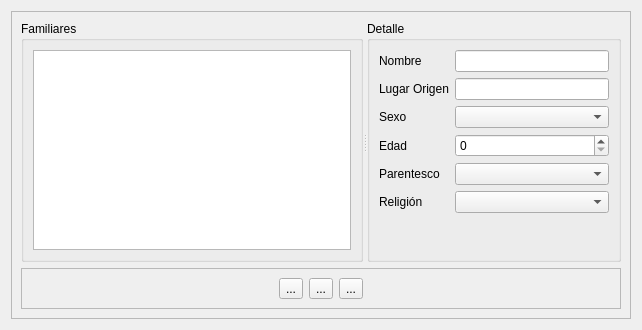
<?xml version="1.0" encoding="UTF-8"?>
<ui version="4.0">
 <class>WzrdPgDatosIntegrantes</class>
 <widget class="QWizardPage" name="WzrdPgDatosIntegrantes">
  <property name="geometry">
   <rect>
    <x>0</x>
    <y>0</y>
    <width>642</width>
    <height>330</height>
   </rect>
  </property>
  <property name="windowTitle">
   <string>WizardPage</string>
  </property>
  <property name="title">
   <string>Datos de Familiares</string>
  </property>
  <layout class="QHBoxLayout" name="horizontalLayout">
   <item>
    <widget class="QFrame" name="frame">
     <property name="frameShape">
      <enum>QFrame::StyledPanel</enum>
     </property>
     <property name="frameShadow">
      <enum>QFrame::Raised</enum>
     </property>
     <layout class="QVBoxLayout" name="verticalLayout">
      <item>
       <widget class="QSplitter" name="splitter">
        <property name="orientation">
         <enum>Qt::Horizontal</enum>
        </property>
        <widget class="QGroupBox" name="groupBox">
         <property name="title">
          <string>Familiares</string>
         </property>
         <layout class="QHBoxLayout" name="horizontalLayout_2">
          <item>
           <widget class="QTableView" name="tblVwFamiliares"/>
          </item>
         </layout>
        </widget>
        <widget class="QGroupBox" name="grpBxDetalle">
         <property name="title">
          <string>Detalle</string>
         </property>
         <layout class="QFormLayout" name="formLayout">
          <item row="0" column="0">
           <widget class="QLabel" name="lblNombre">
            <property name="text">
             <string>Nombre</string>
            </property>
           </widget>
          </item>
          <item row="0" column="1">
           <widget class="QLineEdit" name="lnEdtNombre"/>
          </item>
          <item row="1" column="0">
           <widget class="QLabel" name="lblLugarOrigen">
            <property name="text">
             <string>Lugar Origen</string>
            </property>
           </widget>
          </item>
          <item row="1" column="1">
           <widget class="QLineEdit" name="lnEdtLugarOrigen"/>
          </item>
          <item row="2" column="0">
           <widget class="QLabel" name="lblSexo">
            <property name="text">
             <string>Sexo</string>
            </property>
           </widget>
          </item>
          <item row="2" column="1">
           <widget class="QComboBox" name="cmbBxSexo"/>
          </item>
          <item row="3" column="0">
           <widget class="QLabel" name="lblEdad">
            <property name="text">
             <string>Edad</string>
            </property>
           </widget>
          </item>
          <item row="3" column="1">
           <widget class="QSpinBox" name="spnBxEdad"/>
          </item>
          <item row="4" column="0">
           <widget class="QLabel" name="lblParentesco">
            <property name="text">
             <string>Parentesco</string>
            </property>
           </widget>
          </item>
          <item row="4" column="1">
           <widget class="QComboBox" name="cmbBxParentesco"/>
          </item>
          <item row="5" column="0">
           <widget class="QLabel" name="lblReligion">
            <property name="text">
             <string>Religión</string>
            </property>
           </widget>
          </item>
          <item row="5" column="1">
           <widget class="QComboBox" name="cmbBxReligion"/>
          </item>
         </layout>
        </widget>
       </widget>
      </item>
      <item>
       <widget class="QFrame" name="frame_2">
        <property name="sizePolicy">
         <sizepolicy hsizetype="Minimum" vsizetype="Maximum">
          <horstretch>0</horstretch>
          <verstretch>0</verstretch>
         </sizepolicy>
        </property>
        <property name="frameShape">
         <enum>QFrame::StyledPanel</enum>
        </property>
        <property name="frameShadow">
         <enum>QFrame::Raised</enum>
        </property>
        <layout class="QHBoxLayout" name="horizontalLayout_3">
         <item>
          <spacer name="horizontalSpacer">
           <property name="orientation">
            <enum>Qt::Horizontal</enum>
           </property>
           <property name="sizeHint" stdset="0">
            <size>
             <width>40</width>
             <height>20</height>
            </size>
           </property>
          </spacer>
         </item>
         <item>
          <widget class="QToolButton" name="toolButton">
           <property name="text">
            <string>...</string>
           </property>
          </widget>
         </item>
         <item>
          <widget class="QToolButton" name="toolButton_2">
           <property name="text">
            <string>...</string>
           </property>
          </widget>
         </item>
         <item>
          <widget class="QToolButton" name="toolButton_3">
           <property name="text">
            <string>...</string>
           </property>
          </widget>
         </item>
         <item>
          <spacer name="horizontalSpacer_2">
           <property name="orientation">
            <enum>Qt::Horizontal</enum>
           </property>
           <property name="sizeHint" stdset="0">
            <size>
             <width>40</width>
             <height>20</height>
            </size>
           </property>
          </spacer>
         </item>
        </layout>
       </widget>
      </item>
     </layout>
    </widget>
   </item>
  </layout>
 </widget>
 <resources/>
 <connections/>
</ui>
